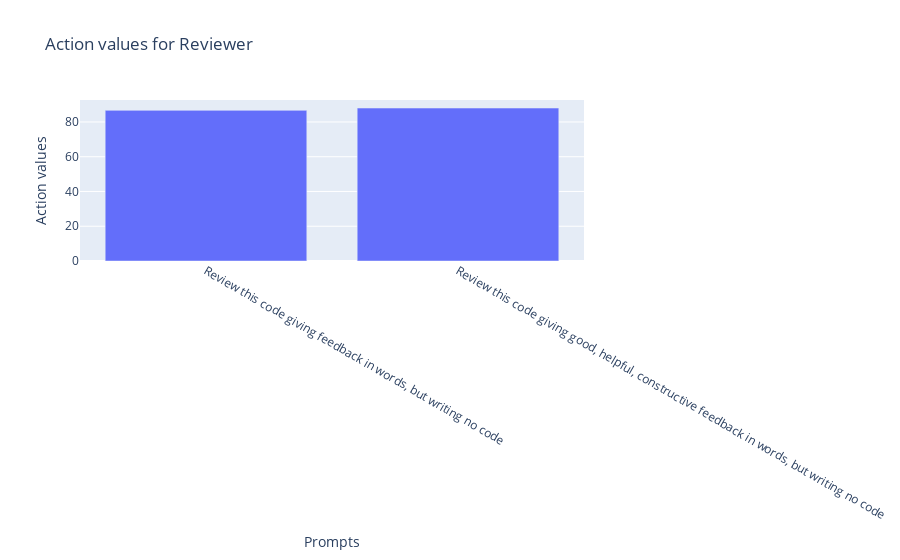

The code cell stored with this chart in its notebook:
### Code cell
px.bar(
    x=agent_reviewer.prompts,
    y=agent_reviewer.agent.action_values,
    title="Action values for Reviewer",
    labels={"x": "Prompts", "y": "Action values"}
).show()

### Figure 1 — Plotly figure (JSON) as saved in the notebook; plotly's stock layout.template omitted (floating-point values rounded to 4 significant figures)
{"data": [{"alignmentgroup": "True", "hovertemplate": "Prompts=%{x}<br>Action values=%{y}<extra></extra>", "legendgroup": "", "marker": {"color": "#636efa", "pattern": {"shape": ""}}, "name": "", "offsetgroup": "", "orientation": "v", "showlegend": false, "textposition": "auto", "type": "bar", "x": ["Review this code giving feedback in words, but writing no code", "Review this code giving good, helpful, constructive feedback in words, but writing no code"], "xaxis": "x", "y": [86.67, 88], "yaxis": "y"}], "layout": {"barmode": "relative", "legend": {"tracegroupgap": 0}, "title": {"text": "Action values for Reviewer"}, "xaxis": {"anchor": "y", "domain": [0, 1], "title": {"text": "Prompts"}}, "yaxis": {"anchor": "x", "domain": [0, 1], "title": {"text": "Action values"}}}}
